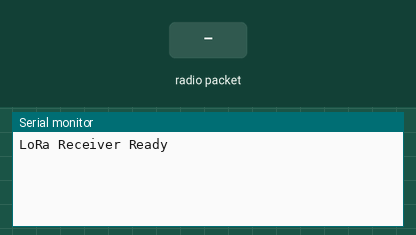
This sketch was run on a simulated Arduino Uno, built with avr-gcc and run on an emulated ATmega328P. Parts: the last lines printed to the serial monitor. The inputs (shaded band) are chosen by the test bench. No radio packets arrive unless stated.

Above: at 1.2 s.
1.3 s: radio packet "1" arrives
At 2.4 s:
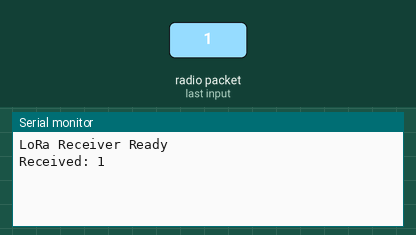
2.8 s: radio packet "0" arrives
At 3.5 s:
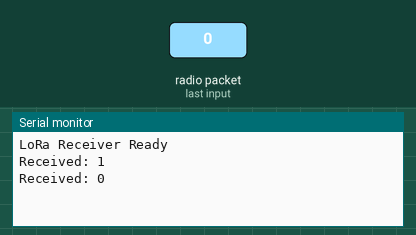
4.3 s: radio packet "2" arrives
At 4.7 s:
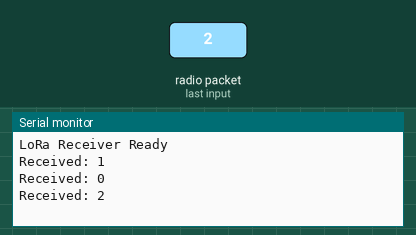

Measured:
- after the input at 1.3 s, the serial monitor: prints a new line at once (image 1)
- after the input at 2.8 s, the serial monitor: prints a new line at once (image 2)
- after the input at 4.3 s, the serial monitor: prints a new line at once (image 3)

The sketch:

Lora_Receiver.ino
```cpp
#include <SPI.h>
#include <LoRa.h>

// LoRa pins (same as transmitter)
#define ss 5
#define rst 14
#define dio0 2

void setup() {
  Serial.begin(115200);
  while (!Serial);

  LoRa.setPins(ss, rst, dio0);

  if (!LoRa.begin(433E6)) {
    Serial.println("LoRa init failed!");
    while (1);
  }

  LoRa.setSyncWord(0xA5);

  Serial.println("LoRa Receiver Ready");
}

void loop() {
  int packetSize = LoRa.parsePacket();
  if (packetSize) {
    Serial.print("Received: ");

    while (LoRa.available()) {
      Serial.print((char)LoRa.read());
    }

    Serial.println();
  }
}
```
